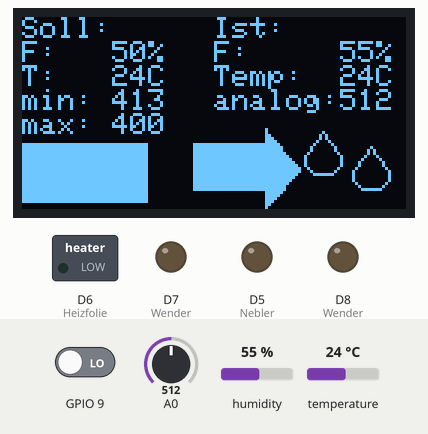
This sketch was run on a simulated ESP8266 (NodeMCU). Shown: 128×64 one-colour display, switched loads named in the sketch (green lamp = pin HIGH), output pins drawn as LEDs (lit = HIGH). The inputs (shaded band) are chosen by the test bench; at power-on: A0 = 512, humidity 55 %, temperature 24 °C, GPIO 9 LOW. The display library's start-up logo is not drawn; what the sketch prints to the serial monitor is not drawn.

Above: at 1.2 s.
1.3 s: A0 set to 422
At 1.74 s:
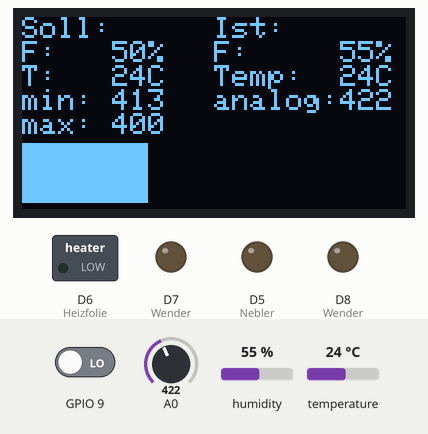
4.3 s: A0 set to 402
At 4.84 s:
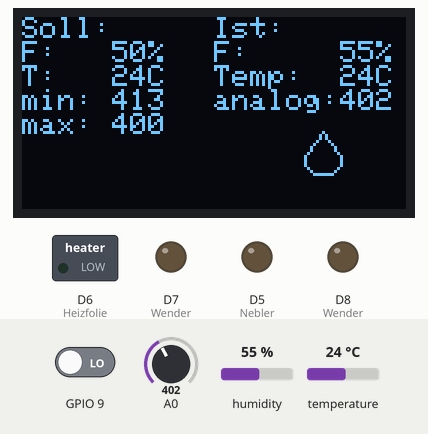
7.6 s: A0 set to 306
At 8.03 s:
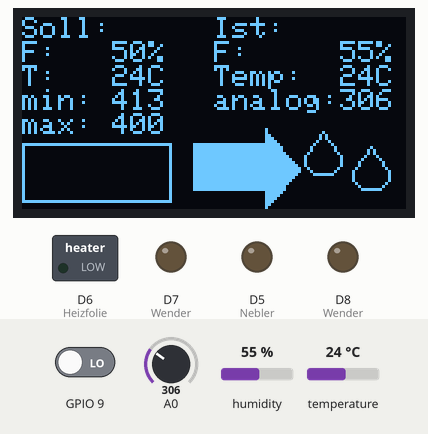
10.2 s: humidity set to 51 %
At 11.1 s:
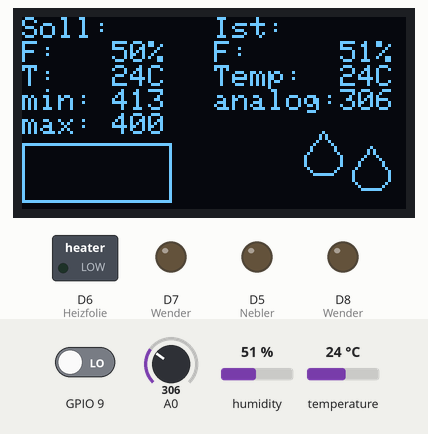
12.4 s: humidity set to 47 %
At 13.56 s:
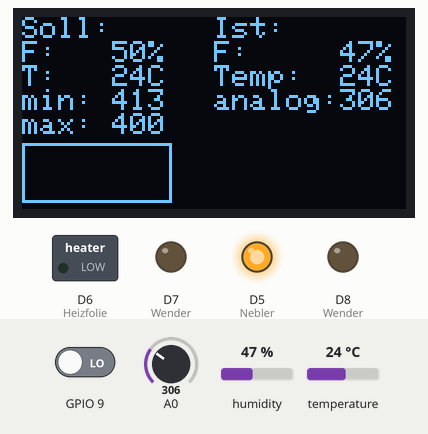
15.5 s: temperature set to 12 °C
At 17.87 s:
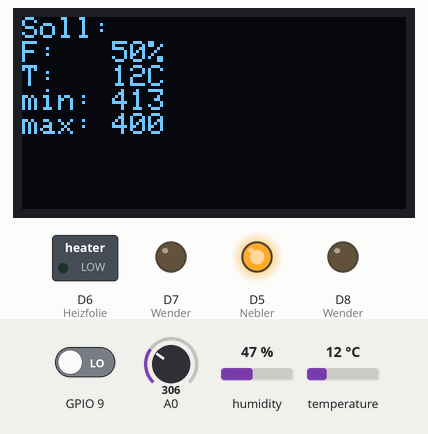
Timing chart, 0 to 19.4 s (numbered marks = the images above; inputs shaded):
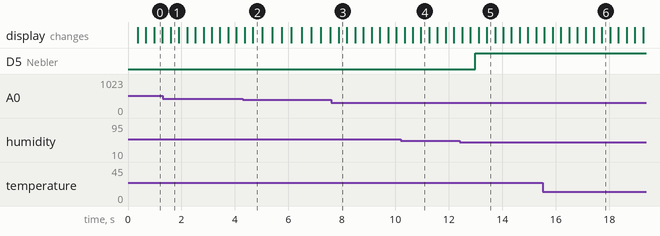

The sketch:

Temp._mit_Pumpe.ino
```cpp
#include <DHT.h>


#include <SPI.h>
#include <Wire.h>
#include <Adafruit_GFX.h>
#include <gfxfont.h>
#include <Adafruit_SSD1306.h>

#define OLED_RESET LED_BUILTIN
Adafruit_SSD1306 display(OLED_RESET);

#define NUMFLAKES 10
#define XPOS 0
#define YPOS 1
#define DELTAY 2

#define LOGO16_GLCD_HEIGHT 16
#define LOGO16_GLCD_WIDTH  16
static const unsigned char PROGMEM logo16_glcd_bmp[] =
{ B00000001, B10000000,
  B00000011, B11000000,
  B00000111, B11100000,
  B00001111, B11110000,
  B00011111, B11111000,
  B00111111, B11111100,
  B01111111, B11111110,
  B11111111, B11111111,
  B01111111, B11111110,
  B00111111, B11111100,
  B00011111, B11111000,
  B00001111, B11110000,
  B00000111, B11100000,
  B00000011, B11000000,
  B00000001, B10000000,
  B00000000, B00000000};

#define SSD1306_LCDHEIGHT 64

#if (SSD1306_LCDHEIGHT != 64)
#error("Height incorrect, please fix Adafruit_SSD1306.h!");
#endif

#define DHTPIN D3
#define DHTTYPE DHT11

DHT dht(DHTPIN, DHTTYPE);

unsigned long Time  =0;
unsigned long Time2 =0;
unsigned long Time3 =0;
unsigned long Time4 =0;
int temp=analogRead(A0);
int water=digitalRead(D7);
int h;
int t;
int wend = 0;
int wenden = 1;
int tmin = 413;
int tmax = 400;
int hmin = 50;
int tsoll = 38;

void setup() {
 pinMode(D0, INPUT);  //Schwimmerschalter
                      //D1+2 durch Display belegt
                      //D3 DHT
 pinMode(D4, OUTPUT); //Pumpe
 pinMode(D5, OUTPUT); //Nebler
 pinMode(D6, OUTPUT); //Heizfolie
 pinMode(D7, OUTPUT); //Wender
 pinMode(D8, OUTPUT); //Wender
 pinMode(10, INPUT);  //Modusschalter
 Serial.begin(9600);
 digitalWrite(D7, LOW);
 digitalWrite(D8, LOW);
 display.begin(SSD1306_SWITCHCAPVCC, 0x3C);
 display.display();

}
//Wert 37,8Grad Celsius~407
//Wert 38 Grad Celsius~405
//1Grad entsprechen 9,8 Einheiten

  void drop(int x, int y){
  display.drawLine(x+6,y-2,x,y+6, WHITE); //(x,y,x,y)
  display.drawLine(x,y+6,x,y+9, WHITE); //(x,y,x,y)
  display.drawLine(x,y+9,x+3,y+12, WHITE); //(x,y,x,y)
  display.drawLine(x+3,y+12,x+9,y+12, WHITE); //(x,y,x,y)
  display.drawLine(x+9,y+12,x+12,y+9, WHITE); //(x,y,x,y)
  display.drawLine(x+12,y+9,x+12,y+6, WHITE); //(x,y,x,y)
  display.drawLine(x+12,y+6,x+6,y-2, WHITE); //(x,y,x,y)
  display.display();
  }
  void filldrop( int x, int y){
  display.drawLine(x,y+6,x,y+9, WHITE); //(x,y,x,y)
  display.drawLine(x+1,y+5,x+1,y+10, WHITE); //(x,y,x,y)
  display.drawLine(x+2,y+3,x+2,y+11, WHITE); //(x,y,x,y)
  display.drawLine(x+3,y+2,x+3,y+12, WHITE); //(x,y,x,y)
  display.drawLine(x+4,y+1,x+4,y+12, WHITE); //(x,y,x,y)
  display.drawLine(x+5,y-1,x+5,y+12, WHITE); //(x,y,x,y)
  display.drawLine(x+6,y-2,x+6,y+12, WHITE); //(x,y,x,y)
  display.drawLine(x+7,y-1,x+7,y+12, WHITE); //(x,y,x,y)
  display.drawLine(x+8,y+1,x+8,y+12, WHITE); //(x,y,x,y)
  display.drawLine(x+9,y+2,x+9,y+12, WHITE); //(x,y,x,y)
  display.drawLine(x+10,y+3,x+10,y+11, WHITE); //(x,y,x,y)
  display.drawLine(x+11,y+5,x+11,y+10, WHITE); //(x,y,x,y)
  display.drawLine(x+12,y+6,x+12,y+9, WHITE); //(x,y,x,y)
  display.display();
  }

void pump (){
    if (water==0){
      digitalWrite(D2, HIGH);
    }
    else{
     digitalWrite(D2, LOW);
    }
  }

void nebler() {
  if (h<hmin){
    digitalWrite(D5, HIGH);
  }
  else{
    digitalWrite(D5, LOW);
  }
}


void heizfolie (){
 if (temp >= tmin){
   digitalWrite(D1, LOW);
 }
 if (temp <= tmax){
   digitalWrite(D1, HIGH);
 }
}

void wender(){
  if (millis()-Time3>28800000){
    if(wend%4<2){
     digitalWrite(D7, HIGH);
     if(millis()-Time4>1500){
      digitalWrite(D7, LOW);
      Time4=millis();
      wend++;
     }
    }
    if(wend%4>=2){
     digitalWrite(D8, HIGH);
     if(millis()-Time4>1500){
      digitalWrite(D8, LOW);
      Time4=millis();
      wend++;
     }
    }
    Time3=millis();
  }
}

void Display() {

   int x=57;
   int y=42;
  display.clearDisplay();
  display.setTextSize(1);
  display.setTextColor(WHITE);
  display.setCursor(0,0);           //Cursor: (x;y)
  display.println("Soll:");
  display.print("F:   ");
  display.print(hmin);
  display.println("%");
  display.print("T:   ");
  display.print(t);
  display.println("C");
  display.print("min: ");
  display.println(tmin);
  display.print("max: ");
  display.println(tmax);
  display.display();
  display.setTextSize(1);
  display.setTextColor(WHITE);
  display.setCursor(64,0);           //Cursor: (x;y)
  display.print("Ist:");
  display.setCursor(64,8);
  display.print("F:     ");
  display.print(h);
  display.print("%");
  display.setCursor(64,16);
  display.print("Temp:  ");
  display.print(t);
  display.print("C");
  display.setCursor(64,24);
  display.print("analog:");
  display.print(temp);
  display.display();
  if (temp >= tmin){
    display.fillRect(0,42,42,20, WHITE); //(x,y,b,h)
    display.display();
  }
  if (temp <= tmax){
    display.drawRect(0,42,50,20, WHITE); //(x,y,b,h)
    display.display();
  }
  if(h<hmin){
    filldrop(94,40);
    filldrop(110,45);
    display.display();
  }
  else{
    drop(94,40);
    drop(110,45);
    display.display();
  }
  if(wenden==0){
    display.drawRect(x,y,25,16, WHITE);
    display.drawTriangle(x+24,y-5,x+24,y+21,x+35,y+8, WHITE);    //x,y,x,y,x,y
    display.display();
  }
  if(wenden==1){
  display.fillRect(x,y,25,16, WHITE);
  display.fillTriangle(x+24,y-5,x+24,y+21,x+35,y+8, WHITE);    //x,y,x,y,x,y
  display.display();
  }
  Serial.print("Temperatur:   ");
  Serial.print(t);
  Serial.println("*C");
  Serial.print("Luftfeuchte:   ");
  Serial.print(h);
  Serial.println("%");
}

void loop() {

  temp=analogRead(A0);
  water=digitalRead(D7);
  int modus = digitalRead(9);

  if(modus==1&&wenden>0){
    tmin = 420;
    tmax = 410;
    tsoll=37;
    hmin = 80;
    wenden = 0;
  }

  if(modus==1&&wenden==0){
    tmin = 413;
    tmax = 400;
    tsoll=38;
    hmin = 50;
    wenden = 1;
  }


  if(millis()-Time<10000){
    h=dht.readHumidity();
    t=dht.readTemperature();
    nebler();
    Display();
    Time = millis();
  }
  if(wenden==1){
    wender();
  }
  pump();
  heizfolie();
}
```

Measured:
- the behaviour switches between 413 and 412 on A0 (found by bisection; images 1 and 2)
- the behaviour switches between 50 and 49 % on humidity (found by bisection; images 4 and 5)
- after the input at 4.3 s, the display: first differs from a run without the input after 0.37 s (image 2)
- after the input at 7.6 s, the display: changes after 0.28 s (image 3)
- after the input at 12.4 s, D5 (Nebler): LOW → HIGH after 0.58 s
